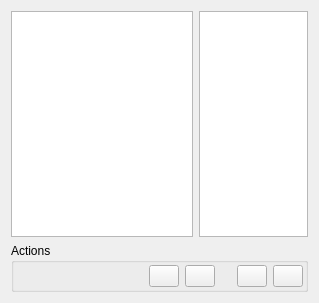
<ui version="4.0">
 <class>ZMatrixDialog</class>
 <widget class="QDialog" name="ZMatrixDialog">
  <property name="windowModality">
   <enum>Qt::ApplicationModal</enum>
  </property>
  <property name="geometry">
   <rect>
    <x>0</x>
    <y>0</y>
    <width>319</width>
    <height>303</height>
   </rect>
  </property>
  <property name="windowTitle">
   <string>Z-Matrix Editor</string>
  </property>
  <property name="windowIcon">
   <iconset resource="icons.qrc">
    <normaloff>:/stackicons/icons/stack_zmatrix.svg</normaloff>:/stackicons/icons/stack_zmatrix.svg</iconset>
  </property>
  <layout class="QVBoxLayout" name="verticalLayout">
   <item>
    <layout class="QHBoxLayout" name="horizontalLayout">
     <item>
      <widget class="QTableWidget" name="ZMatrixTable">
       <property name="sizePolicy">
        <sizepolicy hsizetype="Expanding" vsizetype="Expanding">
         <horstretch>5</horstretch>
         <verstretch>0</verstretch>
        </sizepolicy>
       </property>
       <property name="editTriggers">
        <set>QAbstractItemView::NoEditTriggers</set>
       </property>
       <property name="showDropIndicator" stdset="0">
        <bool>false</bool>
       </property>
       <property name="dragDropOverwriteMode">
        <bool>false</bool>
       </property>
       <property name="selectionMode">
        <enum>QAbstractItemView::SingleSelection</enum>
       </property>
       <property name="selectionBehavior">
        <enum>QAbstractItemView::SelectRows</enum>
       </property>
      </widget>
     </item>
     <item>
      <widget class="QTableWidget" name="VariablesTable">
       <property name="sizePolicy">
        <sizepolicy hsizetype="Expanding" vsizetype="Expanding">
         <horstretch>3</horstretch>
         <verstretch>0</verstretch>
        </sizepolicy>
       </property>
       <property name="sizeIncrement">
        <size>
         <width>1</width>
         <height>0</height>
        </size>
       </property>
       <property name="selectionMode">
        <enum>QAbstractItemView::SingleSelection</enum>
       </property>
      </widget>
     </item>
    </layout>
   </item>
   <item>
    <widget class="QGroupBox" name="ActionsGroup">
     <property name="title">
      <string>Actions</string>
     </property>
     <layout class="QVBoxLayout">
      <property name="spacing">
       <number>4</number>
      </property>
      <property name="margin">
       <number>2</number>
      </property>
      <item>
       <layout class="QHBoxLayout" name="_2">
        <property name="spacing">
         <number>6</number>
        </property>
        <property name="margin">
         <number>0</number>
        </property>
        <item>
         <spacer>
          <property name="orientation">
           <enum>Qt::Horizontal</enum>
          </property>
          <property name="sizeHint" stdset="0">
           <size>
            <width>40</width>
            <height>20</height>
           </size>
          </property>
         </spacer>
        </item>
        <item>
         <widget class="QPushButton" name="ShiftUpButton">
          <property name="maximumSize">
           <size>
            <width>30</width>
            <height>30</height>
           </size>
          </property>
          <property name="toolTip">
           <string>Move selected atoms up one place in list</string>
          </property>
          <property name="text">
           <string/>
          </property>
          <property name="icon">
           <iconset resource="icons.qrc">
            <normaloff>:/arrows/icons/arrow_up.svg</normaloff>:/arrows/icons/arrow_up.svg</iconset>
          </property>
          <property name="iconSize">
           <size>
            <width>24</width>
            <height>24</height>
           </size>
          </property>
          <property name="autoDefault">
           <bool>false</bool>
          </property>
         </widget>
        </item>
        <item>
         <widget class="QPushButton" name="ShiftDownButton">
          <property name="maximumSize">
           <size>
            <width>30</width>
            <height>30</height>
           </size>
          </property>
          <property name="toolTip">
           <string>Move selected atoms down one place in list</string>
          </property>
          <property name="text">
           <string/>
          </property>
          <property name="icon">
           <iconset resource="icons.qrc">
            <normaloff>:/arrows/icons/arrow_down.svg</normaloff>:/arrows/icons/arrow_down.svg</iconset>
          </property>
          <property name="iconSize">
           <size>
            <width>24</width>
            <height>24</height>
           </size>
          </property>
          <property name="autoDefault">
           <bool>false</bool>
          </property>
         </widget>
        </item>
        <item>
         <spacer>
          <property name="orientation">
           <enum>Qt::Horizontal</enum>
          </property>
          <property name="sizeType">
           <enum>QSizePolicy::Fixed</enum>
          </property>
          <property name="sizeHint" stdset="0">
           <size>
            <width>16</width>
            <height>16</height>
           </size>
          </property>
         </spacer>
        </item>
        <item>
         <widget class="QPushButton" name="MoveToStartButton">
          <property name="maximumSize">
           <size>
            <width>30</width>
            <height>30</height>
           </size>
          </property>
          <property name="toolTip">
           <string>Move selected atoms to start of list</string>
          </property>
          <property name="text">
           <string/>
          </property>
          <property name="icon">
           <iconset resource="icons.qrc">
            <normaloff>:/arrows/icons/arrow_upline.svg</normaloff>:/arrows/icons/arrow_upline.svg</iconset>
          </property>
          <property name="iconSize">
           <size>
            <width>24</width>
            <height>24</height>
           </size>
          </property>
          <property name="autoDefault">
           <bool>false</bool>
          </property>
         </widget>
        </item>
        <item>
         <widget class="QPushButton" name="MoveToEndButton">
          <property name="maximumSize">
           <size>
            <width>30</width>
            <height>30</height>
           </size>
          </property>
          <property name="toolTip">
           <string>Move selected atoms to end of list</string>
          </property>
          <property name="text">
           <string/>
          </property>
          <property name="icon">
           <iconset resource="icons.qrc">
            <normaloff>:/arrows/icons/arrow_downline.svg</normaloff>:/arrows/icons/arrow_downline.svg</iconset>
          </property>
          <property name="iconSize">
           <size>
            <width>24</width>
            <height>24</height>
           </size>
          </property>
          <property name="autoDefault">
           <bool>false</bool>
          </property>
         </widget>
        </item>
       </layout>
      </item>
     </layout>
    </widget>
   </item>
  </layout>
 </widget>
 <resources>
  <include location="icons.qrc"/>
 </resources>
 <connections/>
</ui>
